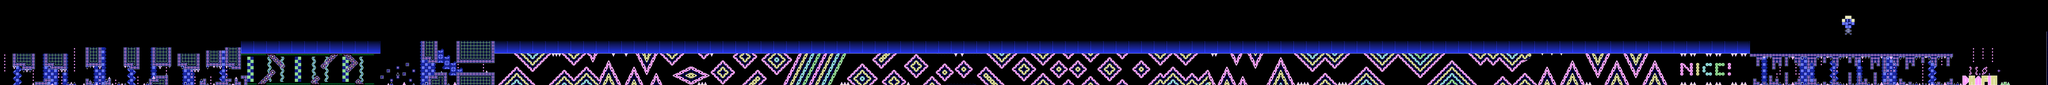

A level layout from a 2D game, rendered from its tile map. Below: a short description, then the map file with tile-grid data replaced by summaries:
An orthogonal 646x27 tile map with 16x16 px tiles, 2 tile layers (l2, l1), 2 tilesets and 1758 objects.

<map version="1.10" tiledversion="1.11.0" orientation="orthogonal" renderorder="right-down" width="646" height="27" tilewidth="16" tileheight="16" infinite="0" nextlayerid="8" nextobjectid="2408">
 <editorsettings>
  <export target="problematic.json" format="json" />
 </editorsettings>
 <properties>
  <property name="BG" type="color" value="#ff2f6f4e" />
  <property name="Background Type" type="int" value="2" />
  <property name="COL1" type="color" value="#ff00cc5b" />
  <property name="COL2" type="color" value="#ff42ff9a" />
  <property name="COL3" type="color" value="#ff00bf92" />
  <property name="COL4" type="color" value="#ff313232" />
  <property name="Difficulty" value="EASY_DEMON" />
  <property name="GROUND" type="color" value="#ff439d5c" />
  <property name="Gamemode" type="int" value="0" />
  <property name="Ground Type" type="int" value="0" />
  <property name="Level name" value="PROBLEMATIC" />
  <property name="OBJ" type="color" value="#ff008138" />
  <property name="Song" value="PROBLEM" />
  <property name="Speed" type="int" value="1" />
  <property name="Stars" type="int" value="10" />
 </properties>
 <tileset firstgid="1" source="famidash.tsx" />
 <tileset firstgid="16385" source="sprites.tsx" />
 <layer id="4" name="l2" width="646" height="27">
  <data>[17442 cells, 17405 non-empty, 111 distinct tile ids]</data>
 </layer>
 <layer id="1" name="l1" width="646" height="27">
  <data>[17442 cells, 17318 non-empty, 217 distinct tile ids]</data>
 </layer>
 <objectgroup id="7" name="SP">
  <!-- 1758 objects omitted --></objectgroup>
</map>
<!-- 1758 of 1758 objects omitted -->
